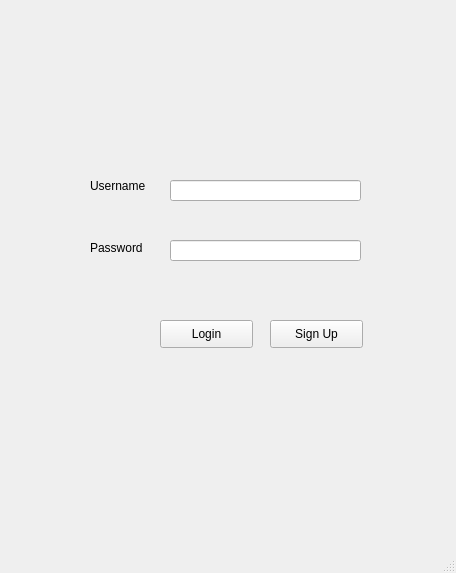
<?xml version="1.0" encoding="UTF-8"?>
<ui version="4.0">
 <class>MainWindow</class>
 <widget class="QMainWindow" name="MainWindow">
  <property name="geometry">
   <rect>
    <x>0</x>
    <y>0</y>
    <width>456</width>
    <height>573</height>
   </rect>
  </property>
  <property name="windowTitle">
   <string>MainWindow</string>
  </property>
  <widget class="QWidget" name="centralwidget">
   <widget class="QLabel" name="label">
    <property name="geometry">
     <rect>
      <x>90</x>
      <y>170</y>
      <width>61</width>
      <height>31</height>
     </rect>
    </property>
    <property name="text">
     <string>Username</string>
    </property>
   </widget>
   <widget class="QLineEdit" name="lineEdit">
    <property name="geometry">
     <rect>
      <x>170</x>
      <y>180</y>
      <width>191</width>
      <height>21</height>
     </rect>
    </property>
   </widget>
   <widget class="QLabel" name="label_2">
    <property name="geometry">
     <rect>
      <x>90</x>
      <y>240</y>
      <width>55</width>
      <height>16</height>
     </rect>
    </property>
    <property name="text">
     <string>Password</string>
    </property>
   </widget>
   <widget class="QLineEdit" name="lineEdit_2">
    <property name="geometry">
     <rect>
      <x>170</x>
      <y>240</y>
      <width>191</width>
      <height>21</height>
     </rect>
    </property>
   </widget>
   <widget class="QPushButton" name="pushButton">
    <property name="geometry">
     <rect>
      <x>160</x>
      <y>320</y>
      <width>93</width>
      <height>28</height>
     </rect>
    </property>
    <property name="text">
     <string>Login</string>
    </property>
   </widget>
   <widget class="QPushButton" name="pushButton_2">
    <property name="geometry">
     <rect>
      <x>270</x>
      <y>320</y>
      <width>93</width>
      <height>28</height>
     </rect>
    </property>
    <property name="text">
     <string>Sign Up</string>
    </property>
   </widget>
  </widget>
  <widget class="QStatusBar" name="statusbar"/>
 </widget>
 <resources/>
 <connections/>
</ui>
